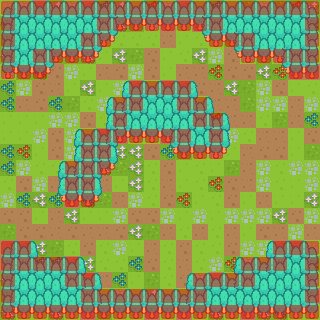

This is a level from a 2D game, rendered from its Tiled map with the project's own tilesets. A one-line summary and the complete map file follow:
An orthogonal 20x20 tile map with 16x16 px tiles, 4 tile layers (floor, tree, tree2, collsion), 3 tilesets.

<map version="1.2" tiledversion="1.2.4" orientation="orthogonal" renderorder="left-down" width="20" height="20" tilewidth="16" tileheight="16" infinite="0" nextlayerid="5" nextobjectid="1">
 <tileset firstgid="1" source="../red-collision-box.tsx" />
 <tileset firstgid="2" source="../villageSheet.tsx" />
 <tileset firstgid="1769" source="../tilemap.tsx" />
 <layer id="1" name="floor" width="20" height="20" locked="1">
  <properties>
   <property name="unity:scale" type="float" value="0.0625" />
  </properties>
  <data encoding="csv">
68,68,8,575,68,65,746,575,64,404,68,65,64,746,64,917,68,917,404,575,
404,575,917,746,7,746,8,575,917,68,8,64,65,64,575,64,404,65,68,746,
917,64,575,404,65,746,7,7,7,7,65,64,7,7,917,65,68,64,64,68,
575,65,64,917,917,575,64,575,917,8,64,7,575,68,8,68,917,68,65,7,
68,917,404,8,68,64,65,8,68,8,64,65,65,404,8,8,575,404,65,8,
746,68,8,65,64,575,64,68,65,64,65,65,8,65,575,917,68,8,64,7,
746,65,8,746,917,7,68,64,68,64,7,64,64,65,65,917,68,68,65,68,
64,64,64,68,68,8,7,64,65,917,7,64,917,404,65,65,7,917,65,746,
64,64,68,8,68,7,65,8,64,7,8,7,8,64,68,7,65,65,64,8,
746,404,64,8,68,746,65,575,575,8,746,917,64,68,64,65,8,8,64,917,
746,68,7,7,64,8,575,917,575,7,8,64,7,64,917,65,68,7,68,68,
7,8,68,65,64,64,65,64,575,7,65,64,7,404,8,65,68,7,64,68,
68,746,575,746,65,746,917,65,68,7,8,404,64,7,8,64,65,64,64,575,
8,8,64,65,575,64,64,68,8,8,68,64,68,64,68,68,68,575,8,68,
917,8,8,65,8,65,65,8,575,917,65,7,65,7,65,64,8,65,68,65,
65,65,575,917,7,8,7,68,64,65,7,8,7,7,8,68,68,65,8,68,
65,8,746,746,65,575,7,7,746,8,7,65,7,68,404,68,64,65,68,404,
575,746,8,7,8,8,65,746,64,917,7,8,68,8,7,65,68,8,8,68,
917,64,64,65,7,917,7,68,7,575,7,64,8,7,404,404,65,8,68,8,
575,64,64,575,7,8,917,7,64,8,7,8,64,575,7,65,575,746,7,7
</data>
 </layer>
 <layer id="2" name="tree" width="20" height="20" locked="1">
  <data encoding="csv">
2002,2004,2004,2004,2004,2004,2004,2004,2004,2004,2004,2004,2004,2004,2004,2004,2004,2004,2004,2002,
2006,2031,2031,2031,2031,2031,2031,2058,2058,2058,2058,2058,2058,2031,2031,2031,2031,2031,2031,2006,
2006,2031,2031,2031,2031,2031,2058,2059,0,0,0,0,2057,2058,2058,2031,2031,2031,2031,2006,
2006,2031,2031,2058,2058,2058,2059,0,0,0,0,0,0,0,2057,2058,2058,2058,2031,2006,
2029,2058,2058,2059,0,0,0,0,0,0,0,0,0,0,0,0,0,2057,2058,2029,
0,0,0,0,0,0,0,2003,2004,2004,2004,2004,2005,0,0,0,0,0,0,0,
0,0,0,0,0,0,2003,2004,2031,2031,2031,2031,2004,2005,0,0,0,0,0,0,
0,0,0,0,0,0,2030,2031,2031,2031,2031,2031,2031,2004,2005,0,0,0,0,0,
0,0,0,0,2003,2004,2004,2058,2058,2058,2058,2031,2031,2031,2032,0,0,0,0,0,
0,0,0,0,2030,2031,2031,2032,0,0,2057,2058,2058,2058,2059,0,0,0,0,0,
0,0,0,2003,2004,2031,2058,2059,0,0,0,0,0,0,0,0,0,0,0,0,
0,0,0,2030,2031,2031,2032,0,0,0,0,0,0,0,0,0,0,0,0,0,
0,0,0,2057,2058,2058,2059,0,0,0,0,0,0,0,0,0,0,0,0,0,
0,0,0,0,0,0,0,0,0,0,0,0,0,0,0,0,0,0,0,0,
0,0,0,0,0,0,0,0,0,0,0,0,0,0,0,0,0,0,0,0,
2002,2004,2005,0,0,0,0,0,0,0,0,0,0,0,0,0,2003,2004,2004,2002,
2006,2031,2004,2004,2004,2005,0,0,0,0,0,0,0,0,2003,2004,2004,2031,2031,2006,
2006,2031,2031,2031,2031,2004,2005,0,0,0,0,2003,2004,2004,2004,2031,2031,2031,2031,2006,
2006,2031,2031,2031,2031,2031,2004,2004,2002,2002,2004,2004,2031,2031,2031,2031,2031,2031,2031,2006,
2029,2058,2058,2058,2058,2058,2058,2058,2058,2058,2058,2058,2058,2058,2058,2058,2058,2058,2058,2029
</data>
 </layer>
 <layer id="3" name="tree2" width="20" height="20">
  <data encoding="csv">
2003,0,0,0,0,0,0,0,0,0,0,0,0,0,0,0,0,0,0,2005,
2030,0,0,0,0,0,0,2032,0,0,0,0,2030,0,0,0,0,0,0,2032,
2030,0,0,0,0,0,2032,0,0,0,0,0,0,0,2030,0,0,0,0,2032,
2030,0,0,2032,0,0,0,0,0,0,0,0,0,0,0,0,0,2030,0,2032,
2057,0,0,0,0,0,0,0,0,0,0,0,0,0,0,0,0,0,0,2059,
0,0,0,0,0,0,0,0,0,0,0,0,0,0,0,0,0,0,0,0,
0,0,0,0,0,0,0,2030,0,0,0,0,2032,0,0,0,0,0,0,0,
0,0,0,0,0,0,0,0,0,0,0,0,0,2032,0,0,0,0,0,0,
0,0,0,0,0,0,2030,2032,0,0,2030,0,0,0,0,0,0,0,0,0,
0,0,0,0,0,0,0,0,0,0,0,0,0,0,0,0,0,0,0,0,
0,0,0,0,2030,0,2032,0,0,0,0,0,0,0,0,0,0,0,0,0,
0,0,0,0,0,0,0,0,0,0,0,0,0,0,0,0,0,0,0,0,
0,0,0,0,0,0,0,0,0,0,0,0,0,0,0,0,0,0,0,0,
0,0,0,0,0,0,0,0,0,0,0,0,0,0,0,0,0,0,0,0,
0,0,0,0,0,0,0,0,0,0,0,0,0,0,0,0,0,0,0,0,
2003,0,0,0,0,0,0,0,0,0,0,0,0,0,0,0,0,0,0,2005,
2030,0,2032,0,0,0,0,0,0,0,0,0,0,0,0,0,2030,0,0,2032,
2030,0,0,0,0,2032,0,0,0,0,0,0,0,0,2030,0,0,0,0,2032,
2030,0,0,0,0,0,2032,0,2004,2004,0,2030,0,0,0,0,0,0,0,2032,
2057,0,0,0,0,0,0,0,0,0,0,0,0,0,0,0,0,0,0,2059
</data>
 </layer>
 <layer id="4" name="collsion" width="20" height="20">
  <data encoding="csv">
1,1,1,1,1,1,1,1,1,1,1,1,1,1,1,1,1,1,1,1,
1,0,0,0,0,0,1,1,1,1,1,1,1,1,0,0,0,0,0,1,
1,0,0,0,0,1,1,0,0,0,0,0,0,1,1,1,0,0,0,1,
1,0,1,1,1,1,0,0,0,0,0,0,0,0,0,1,1,1,1,1,
1,1,1,0,0,0,0,0,0,0,0,0,0,0,0,0,0,0,1,1,
0,0,0,0,0,0,0,0,1,1,1,1,0,0,0,0,0,0,0,0,
0,0,0,0,0,0,0,1,1,0,0,1,1,0,0,0,0,0,0,0,
0,0,0,0,0,0,0,1,0,0,0,0,1,1,0,0,0,0,0,0,
0,0,0,0,0,1,1,1,1,1,1,1,0,1,0,0,0,0,0,0,
0,0,0,0,0,1,1,0,0,0,0,1,1,1,0,0,0,0,0,0,
0,0,0,0,1,1,1,0,0,0,0,0,0,0,0,0,0,0,0,0,
0,0,0,0,1,1,0,0,0,0,0,0,0,0,0,0,0,0,0,0,
0,0,0,0,1,1,0,0,0,0,0,0,0,0,0,0,0,0,0,0,
0,0,0,0,0,0,0,0,0,0,0,0,0,0,0,0,0,0,0,0,
0,0,0,0,0,0,0,0,0,0,0,0,0,0,0,0,0,0,0,0,
1,1,0,0,0,0,0,0,0,0,0,0,0,0,0,0,0,1,1,1,
1,1,1,1,1,0,0,0,0,0,0,0,0,0,0,1,1,1,0,1,
1,0,0,0,1,1,0,0,0,0,0,0,1,1,1,1,0,0,0,1,
1,0,0,0,0,1,1,1,1,1,1,1,1,0,0,0,0,0,0,1,
1,1,1,1,1,1,1,1,1,1,1,1,1,1,1,1,1,1,1,1
</data>
 </layer>
</map>
